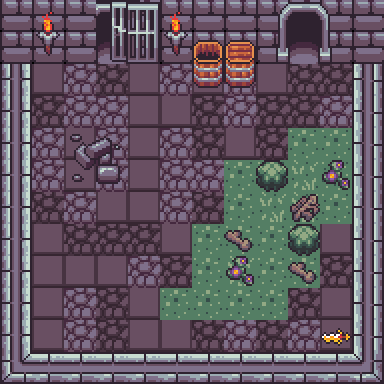

Rendered tile map (Tiled .tmx) drawn with the repository's tilesets; below, a short description and the full map source, tile grids included:
An orthogonal 12x12 tile map with 32x32 px tiles, 8 tile layers (Floor, Floor_Deco, Collidables, Collidables_Deco, ...).

<map version="1.10" tiledversion="1.10.2" orientation="orthogonal" renderorder="right-down" width="12" height="12" tilewidth="32" tileheight="32" infinite="0" nextlayerid="9" nextobjectid="1">
 <tileset firstgid="1" source="Resources/green_dungeon.tsx" />
 <layer id="1" name="Floor" width="12" height="12">
  <data encoding="csv">
0,0,0,262,0,0,0,0,0,0,0,0,
0,0,0,522,0,0,0,0,0,0,0,0,
0,3,27,29,3,27,3,27,3,29,29,0,
0,29,27,27,3,3,29,27,29,29,27,0,
0,27,3,27,3,27,29,3,29,2,2,0,
0,27,3,27,3,27,27,2,2,4,2,0,
0,29,27,3,3,27,29,2,4,4,2,0,
0,3,29,29,29,3,2,2,2,2,3,0,
0,3,3,3,27,29,2,4,2,2,29,0,
0,3,27,29,3,2,2,2,2,29,3,0,
0,3,27,29,3,3,29,27,29,27,3,0,
0,0,0,0,0,0,0,0,0,0,0,0
</data>
 </layer>
 <layer id="2" name="Floor_Deco" width="12" height="12">
  <data encoding="csv">
0,0,0,0,0,0,0,0,0,0,0,0,
0,0,0,0,0,0,0,0,0,0,0,0,
0,0,0,0,0,0,0,0,0,0,0,0,
0,0,0,0,0,0,0,0,0,0,0,0,
0,0,320,321,0,0,0,0,0,0,0,0,
0,0,346,347,0,0,0,0,88,0,89,0,
0,0,0,0,0,0,0,0,0,171,0,0,
0,0,0,0,0,0,0,170,0,88,0,0,
0,0,0,0,0,0,0,89,0,170,0,0,
0,0,0,0,0,0,0,0,0,0,0,0,
0,0,0,0,0,0,0,0,0,0,0,0,
0,0,0,0,0,0,0,0,0,0,0,0
</data>
 </layer>
 <layer id="3" name="Collidables" width="12" height="12">
  <data encoding="csv">
339,339,339,496,339,339,339,339,339,339,339,339,
339,339,339,0,339,339,339,339,339,0,339,339,
261,0,0,0,0,0,0,0,0,0,0,263,
261,0,0,0,0,0,0,0,0,0,0,263,
261,0,0,0,0,0,0,0,0,0,0,263,
261,0,0,0,0,0,0,0,0,0,0,263,
261,0,0,0,0,0,0,0,0,0,0,263,
261,0,0,0,0,0,0,0,0,0,0,263,
261,0,0,0,0,0,0,0,0,0,0,263,
261,0,0,0,0,0,0,0,0,0,0,263,
261,0,0,0,0,0,0,0,0,0,0,263,
287,288,288,288,288,288,288,288,288,288,288,289
</data>
 </layer>
 <layer id="4" name="Collidables_Deco" width="12" height="12">
  <data encoding="csv">
0,141,0,43,44,141,0,0,495,496,497,0,
0,167,0,0,70,167,137,136,521,0,523,0,
0,0,0,0,0,0,163,162,0,0,0,0,
0,0,0,0,0,0,0,0,0,0,0,0,
0,0,0,0,0,0,0,0,0,0,0,0,
0,0,0,0,0,0,0,0,0,0,0,0,
0,0,0,0,0,0,0,0,0,0,0,0,
0,0,0,0,0,0,0,0,0,0,0,0,
0,0,0,0,0,0,0,0,0,0,0,0,
0,0,0,0,0,0,0,0,0,0,0,0,
0,0,0,0,0,0,0,0,0,0,0,0,
0,0,0,0,0,0,0,0,0,0,0,0
</data>
 </layer>
 <layer id="5" name="Items" width="12" height="12">
  <data encoding="csv">
0,0,0,0,0,0,0,0,0,0,0,0,
0,0,0,0,0,0,0,0,0,0,0,0,
0,0,0,0,0,0,0,0,0,0,0,0,
0,0,0,0,0,0,0,0,0,0,0,0,
0,0,0,0,0,0,0,0,0,0,0,0,
0,0,0,0,0,0,0,0,0,0,0,0,
0,0,0,0,0,0,0,0,0,0,0,0,
0,0,0,0,0,0,0,0,0,0,0,0,
0,0,0,0,0,0,0,0,0,0,0,0,
0,0,0,0,0,0,0,0,0,0,0,0,
0,0,0,0,0,0,0,0,0,0,277,0,
0,0,0,0,0,0,0,0,0,0,0,0
</data>
 </layer>
 <layer id="6" name="Portals" width="12" height="12">
  <data encoding="csv">
0,0,0,0,0,0,0,0,0,0,0,0,
0,0,0,69,0,0,0,0,0,522,0,0,
0,0,0,0,0,0,0,0,0,0,0,0,
0,0,0,0,0,0,0,0,0,0,0,0,
0,0,0,0,0,0,0,0,0,0,0,0,
0,0,0,0,0,0,0,0,0,0,0,0,
0,0,0,0,0,0,0,0,0,0,0,0,
0,0,0,0,0,0,0,0,0,0,0,0,
0,0,0,0,0,0,0,0,0,0,0,0,
0,0,0,0,0,0,0,0,0,0,0,0,
0,0,0,0,0,0,0,0,0,0,0,0,
0,0,0,0,0,0,0,0,0,0,0,0
</data>
 </layer>
 <layer id="7" name="Ceiling" width="12" height="12">
  <data encoding="csv">
0,0,0,0,0,0,0,0,0,0,0,0,
0,0,0,0,0,0,0,0,0,0,0,0,
0,0,0,0,0,0,0,0,0,0,0,0,
0,0,0,0,0,0,0,0,0,0,0,0,
0,0,0,0,0,0,0,0,0,0,0,0,
0,0,0,0,0,0,0,0,0,0,0,0,
0,0,0,0,0,0,0,0,0,0,0,0,
0,0,0,0,0,0,0,0,0,0,0,0,
0,0,0,0,0,0,0,0,0,0,0,0,
0,0,0,0,0,0,0,0,0,0,0,0,
0,0,0,0,0,0,0,0,0,0,0,0,
0,0,0,0,0,0,0,0,0,0,0,0
</data>
 </layer>
 <layer id="8" name="Ceiling_Deco" width="12" height="12">
  <data encoding="csv">
0,0,0,0,0,0,0,0,0,0,0,0,
0,0,0,0,0,0,0,0,0,0,0,0,
0,0,0,0,0,0,0,0,0,0,0,0,
0,0,0,0,0,0,0,0,0,0,0,0,
0,0,0,0,0,0,0,0,0,0,0,0,
0,0,0,0,0,0,0,0,0,0,0,0,
0,0,0,0,0,0,0,0,0,0,0,0,
0,0,0,0,0,0,0,0,0,0,0,0,
0,0,0,0,0,0,0,0,0,0,0,0,
0,0,0,0,0,0,0,0,0,0,0,0,
0,0,0,0,0,0,0,0,0,0,0,0,
0,0,0,0,0,0,0,0,0,0,0,0
</data>
 </layer>
</map>
